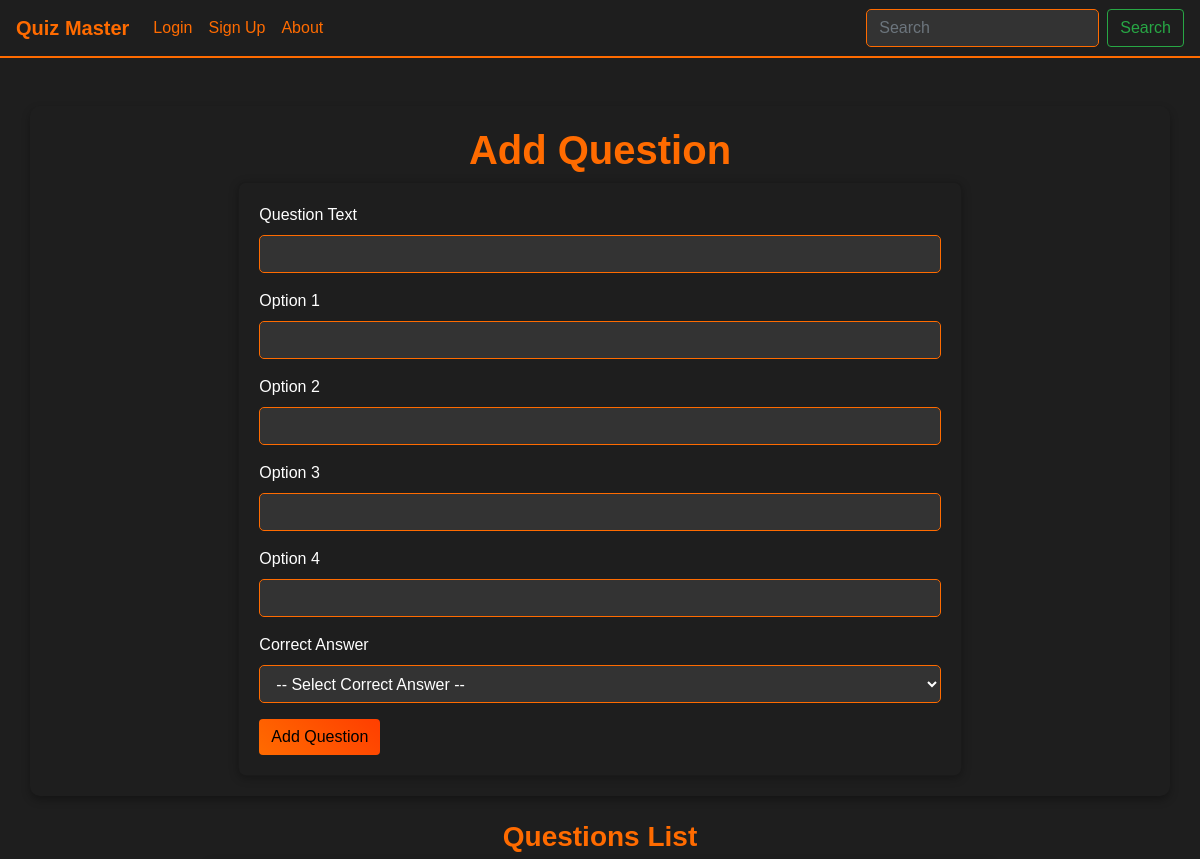
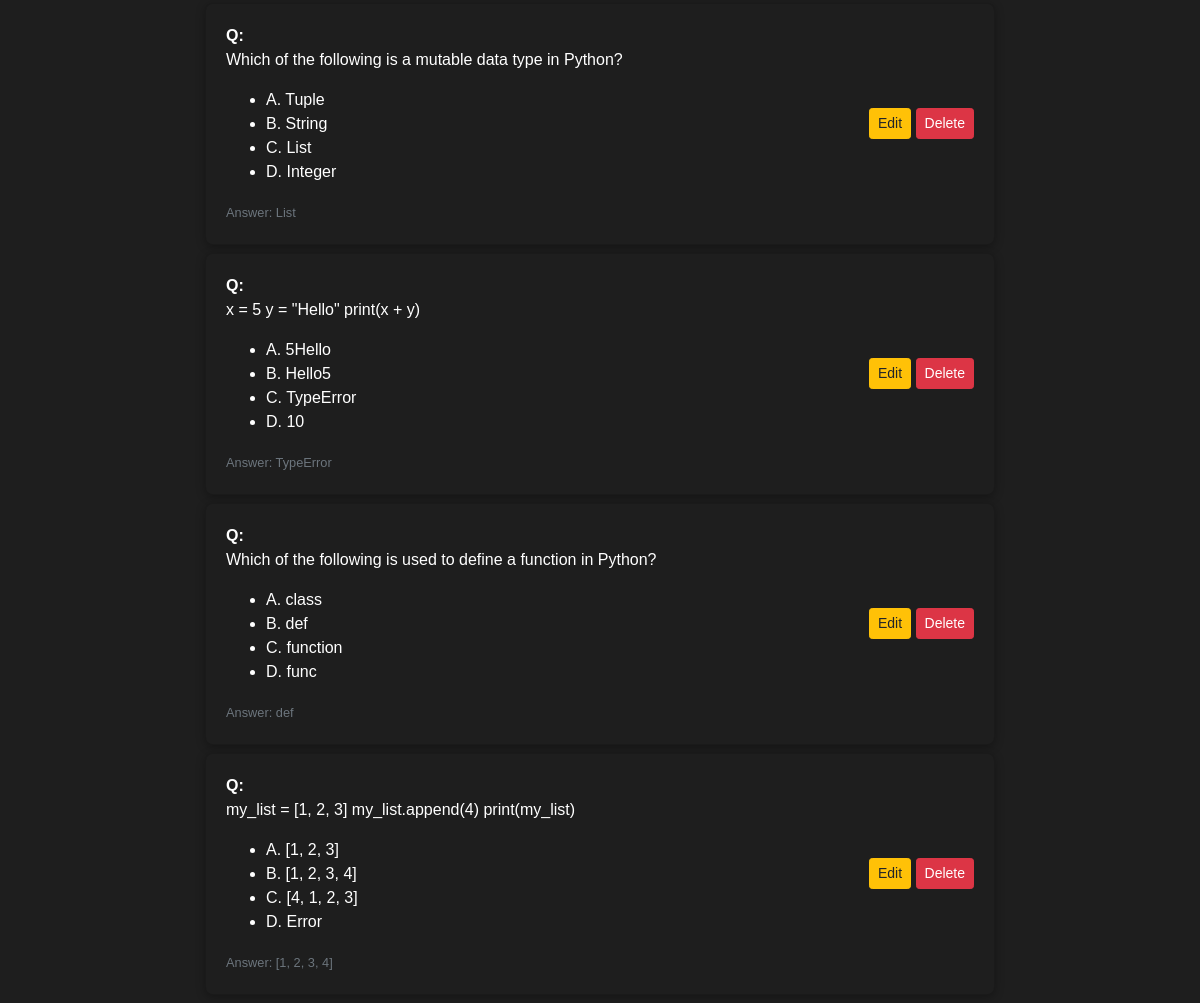
The page /add_question/2 on the database its author committed (2 pictures, top to bottom).
### models.py (models this page shows)
class questions(db.Model):
    id = db.Column(db.Integer, primary_key=True)
    quiz_id = db.Column(db.Integer, db.ForeignKey('quizs.id'), nullable=False)
    text = db.Column(db.String(80), nullable=False)
    option1 = db.Column(db.String(80), nullable=False)
    option2 = db.Column(db.String(80), nullable=False)
    option3 = db.Column(db.String(80), nullable=False)
    option4 = db.Column(db.String(80), nullable=False)
    answer = db.Column(db.String(80), nullable=False)

### controller/routes.py (the view, shortened to what this page needs)
@app.route('/add_question/<int:quiz_id>', methods=['GET', 'POST'])
def add_question(quiz_id):
    quiz = quizs.query.get(quiz_id)  # Fetch quiz using quizs model
    if not quiz:
        flash("Quiz not found.", "danger")
        return redirect(url_for('create_quiz'))
    Question = questions.query.filter_by(quiz_id=quiz_id).all()
    return render_template('add_question.html', quiz=quiz,Question=Question)

### templates/add_question.html (shortened to what this page needs)
{%extends 'base.html'%}
{% block content %}
<div class="container mt-5">
    <div class="row">
        <div class="col-12">
            <h1 class="text-center">Add Question</h1>
            <div class="row justify-content-center">
                <div class="col-8">
                    <div class="card">
                        <div class="card-body">
                            <form action="{{ url_for('add_question', quiz_id=quiz.id) }}" method="POST">
                                <div class="form-group">
                                    <label for="text">Question Text</label>
                                    <input type="text" class="form-control" name="text" id="text" required />
                                </div>
                                <div class="form-group">
                                    <label for="option1">Option 1</label>
                                    <input type="text" class="form-control" name="option1" id="option1" required />
                                </div>
                                <div class="form-group">
                                    <label for="option2">Option 2</label>
                                    <input type="text" class="form-control" name="option2" id="option2" required />
                                </div>
                                <div class="form-group">
                                    <label for="option3">Option 3</label>
                                    <input type="text" class="form-control" name="option3" id="option3" required />
                                </div>
                                <div class="form-group">
                                    <label for="option4">Option 4</label>
                                    <input type="text" class="form-control" name="option4" id="option4" required />
                                </div>
                                <div class="form-group">
                                    <label for="answer">Correct Answer</label>
                                    <select class="form-control" name="answer" id="answer" required>
                                        <option value="" disabled selected>-- Select Correct Answer --</option>
                                    </select>
                                </div>
                                <div class="mt-3">
                                    <button type="submit" class="btn btn-primary">Add Question</button>
                                </div>
                            </form>
                        </div>
                    </div>
                </div>
            </div>
        </div>
    </div>
</div>
<div class="row mt-4">
    <div class="col-md-8 mx-auto">
        <h3 class="text-center">Questions List</h3>
        {% for question in Question %}
        <div class="card mb-2">
            <div class="card-body d-flex justify-content-between align-items-center">
                <div>
                    <strong>Q:</strong> <p>{{ question.text }} </p>
                    <ul>
                        <li>A. {{ question.option1 }}</li>
                        <li>B. {{ question.option2 }}</li>
                        <li>C. {{ question.option3 }}</li>
                        <li>D. {{ question.option4 }}</li>
                    </ul>
                    <small class="text-muted">Answer: {{ question[question.answer] }}</small>
                </div>
                <div>
                    <a href="{{ url_for('edit_question', id=question.id) }}" class="btn btn-sm btn-warning">Edit</a>
                    <a href="{{ url_for('delete_question', id=question.id) }}" class="btn btn-sm btn-danger">Delete</a>
                </div>
            </div>
        </div>
        {% endfor %}
    </div>
</div>
{% endblock %}

### static/style.css (style rules this page uses)
body { font-family: 'Arial', sans-serif; background-color: #1e1e1e; color: #ffffff; }
.container { margin-top: 20px; padding: 20px; background: #1e1e1e; border-radius: 10px; box-shadow: 0 4px 8px rgba(0, 0, 0, 0.3); }
h1, h2, h3 { font-weight: bold; color: #ff6b00; }
.btn-primary { background: linear-gradient(45deg, #ff6b00, #ff3e00); border: none; color: black; }
.form-control { border-radius: 5px; background-color: #333; color: #fff; border: 1px solid #ff6b00; }
.card { border-radius: 8px; background-color: #1e1e1e; box-shadow: 0 2px 10px rgba(0, 0, 0, 0.3); transition: transform 0.2s ease-in-out; }

### rows shown on the page
questions: text "Which of the following is a mutable data type in Python?", option1 "Tuple", option2 "String", option3 "List", option4 "Integer", answer+option3 "List"
questions: text "x = 5 y = \"Hello\" print(x + y)", option1 "5Hello", option2 "Hello5", option3 "TypeError", option4 "10", answer+option3 "TypeError"
questions: text "Which of the following is used to define a function in Python?", option1 "class", option2 "def", option3 "function", option4 "func", answer+option2 "def"
questions: text "my_list = [1, 2, 3] my_list.append(4) print(my_list)", option1 "[1, 2, 3]", option2 "[1, 2, 3, 4]", option3 "[4, 1, 2, 3]", option4 "Error", answer+option2 "[1, 2, 3, 4]"
